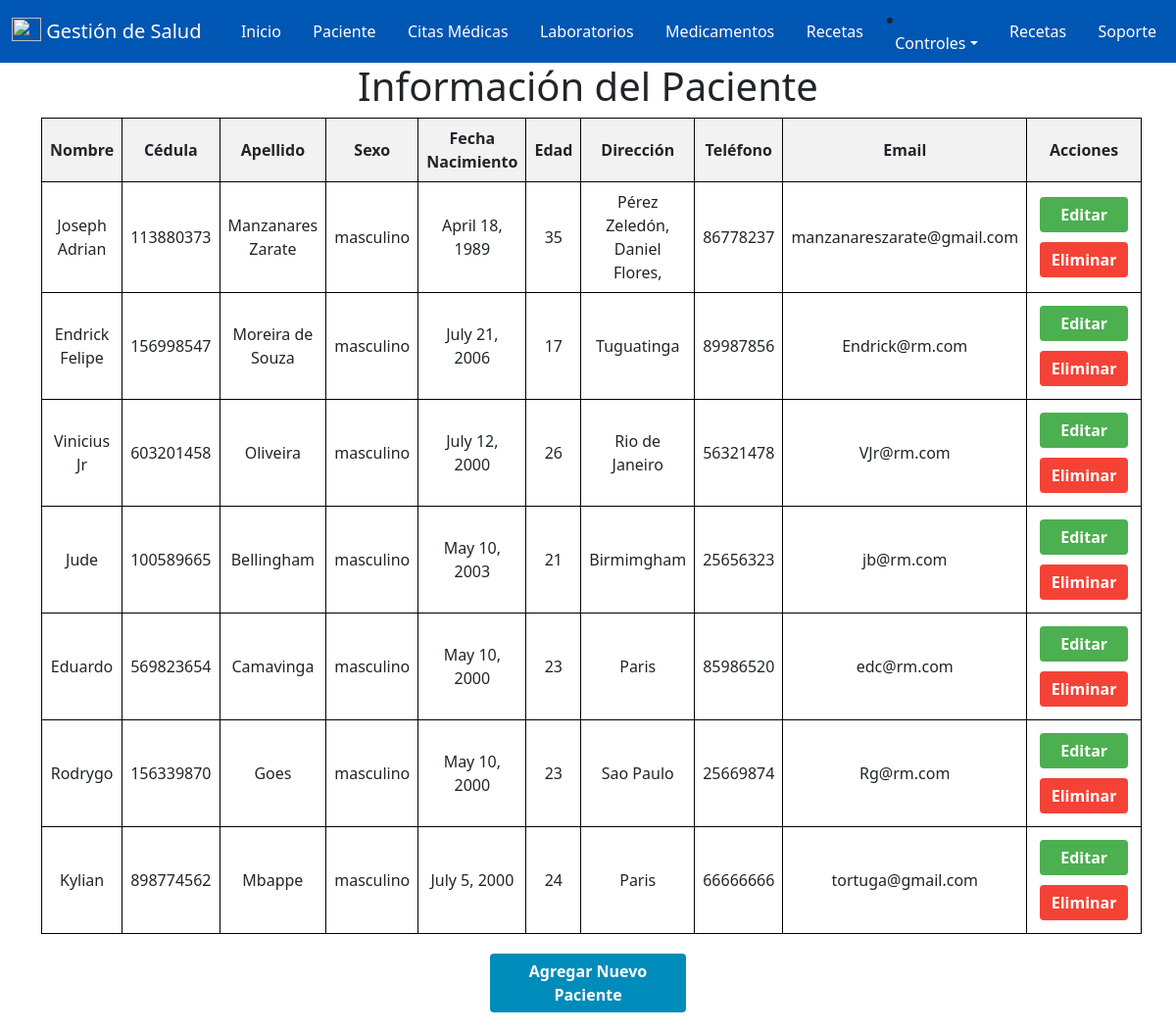
Page /index/ (signed in) on the committed database.
### salud/models.py (models this page shows, shortened)
class paciente(models.Model):
    id_paciente = models.AutoField(primary_key=True , verbose_name='ID_Paciente')
    cedula = models.IntegerField(null=True,verbose_name='Cedula')
    nombre = models.CharField(max_length=50, verbose_name='Nombre')
    apellido = models.CharField(max_length=50, verbose_name='Apellido')
    sexo = models.CharField(max_length=20, verbose_name='Sexo')
    fecha_Nacimiento = models.DateField(null=True, verbose_name='Fecha de Nacimiento')
    edad = models.IntegerField ( verbose_name='Edad')
    direccion = models.CharField(max_length=50, verbose_name='Direccion')
    telefono = models.IntegerField( verbose_name='Telefono')
    email = models.EmailField( verbose_name='Email')
    id_usuario = models.ForeignKey(User, on_delete=models.CASCADE)

### salud/views.py (the view)
# urls.py: path('index/', views.index, name='index'),
@login_required(login_url='/accounts/login/')
def index(request):
    pacientes = paciente.objects.filter(id_usuario=request.user)
    return render(request, 'Programar/index.html', {'pacientes': pacientes})

### salud/templates/Programar/index.html (shortened to what this page needs)
{% extends "base.html" %}
{% block contenido %}
<!DOCTYPE html>
<html>
<head>
</head>
<body>
    <h1>Información del Paciente</h1>
    <form method="post" action="{% url 'index' %}">
        <table>
            <thead>
                <tr>
                    <th>Nombre</th>
                    <th>Cédula</th>
                    <th>Apellido</th>
                    <th>Sexo</th>
                    <th>Fecha Nacimiento</th>
                    <th>Edad</th>
                    <th>Dirección</th>
                    <th>Teléfono</th>
                    <th>Email</th>
                    <th>Acciones</th>
                </tr>
            </thead>
            <tbody>
                {% for paciente in pacientes %}
                <tr>
                    <td>{{ paciente.nombre }}</td>
                    <td>{{ paciente.cedula }}</td>
                    <td>{{ paciente.apellido }}</td>
                    <td>{{ paciente.sexo }}</td>
                    <td>{{ paciente.fecha_Nacimiento }}</td>
                    <td>{{ paciente.edad }}</td>
                    <td>{{ paciente.direccion }}</td>
                    <td>{{ paciente.telefono }}</td>
                    <td>{{ paciente.email }}</td>
                    <td>
                        <a href="{% url 'editar' paciente.id_paciente %}" class="button edit-button">Editar</a>
                        <a href="{% url 'eliminar' paciente.id_paciente %}" class="button delete-button" onclick="return confirm('¿Estás seguro de que deseas eliminar este paciente?');">Eliminar</a>
                    </td>
                </tr>
                {% empty %}
                <tr>
                    <td colspan="10">No hay pacientes disponibles.</td>
                </tr>
                {% endfor %}
            </tbody>
        </table>
        <a href="{% url 'agregar' %}" class="button add-button">Agregar Nuevo Paciente</a>
    </form>
</body>
</html>
{% endblock %}

### salud/templates/Programar/index.html (style rules this page uses)
table { width: 100%; border-collapse: collapse; }
th, td { border: 1px solid black; padding: 8px; text-align: center; }
th { background-color: #f2f2f2; width: 12%; }
td { height: 30px; }
tbody tr { border-bottom: 1px solid #ddd; }
.button { padding: 6px 10px; margin: 5px; border: none; border-radius: 4px; color: white; text-decoration: none; font-weight: bold; display: inline-block; width: 90px; text-align: center; box-sizing: border-box; }
.edit-button { background-color: #4CAF50; }
.delete-button { background-color: #f44336; }
.add-button { background-color: #008CBA; display: block; margin: 20px auto; width: 200px; text-align: center; }
h1 { text-align: center; }

### rows in the picture
paciente: nombre "Joseph Adrian", cedula "113880373", apellido "Manzanares Zarate", sexo "masculino", fecha_Nacimiento "April 18, 1989", edad "35", direccion "Pérez Zeledón, Daniel Flores,", telefono "86778237", email "manzanareszarate@gmail.com"
paciente: nombre "Endrick Felipe", cedula "156998547", apellido "Moreira de Souza", sexo "masculino", fecha_Nacimiento "July 21, 2006", edad "17", direccion "Tuguatinga", telefono "89987856", email "Endrick@rm.com"
paciente: nombre "Vinicius Jr", cedula "603201458", apellido "Oliveira", sexo "masculino", fecha_Nacimiento "July 12, 2000", edad "26", direccion "Rio de Janeiro", telefono "56321478", email "VJr@rm.com"
paciente: nombre "Jude", cedula "100589665", apellido "Bellingham", sexo "masculino", fecha_Nacimiento "May 10, 2003", edad "21", direccion "Birmimgham", telefono "25656323", email "jb@rm.com"
paciente: nombre "Eduardo", cedula "569823654", apellido "Camavinga", sexo "masculino", fecha_Nacimiento "May 10, 2000", edad "23", direccion "Paris", telefono "85986520", email "edc@rm.com"
paciente: nombre "Rodrygo", cedula "156339870", apellido "Goes", sexo "masculino", fecha_Nacimiento "May 10, 2000", edad "23", direccion "Sao Paulo", telefono "25669874", email "Rg@rm.com"
paciente: nombre "Kylian", cedula "898774562", apellido "Mbappe", sexo "masculino", fecha_Nacimiento "July 5, 2000", edad "24", direccion "Paris", telefono "66666666", email "tortuga@gmail.com"
